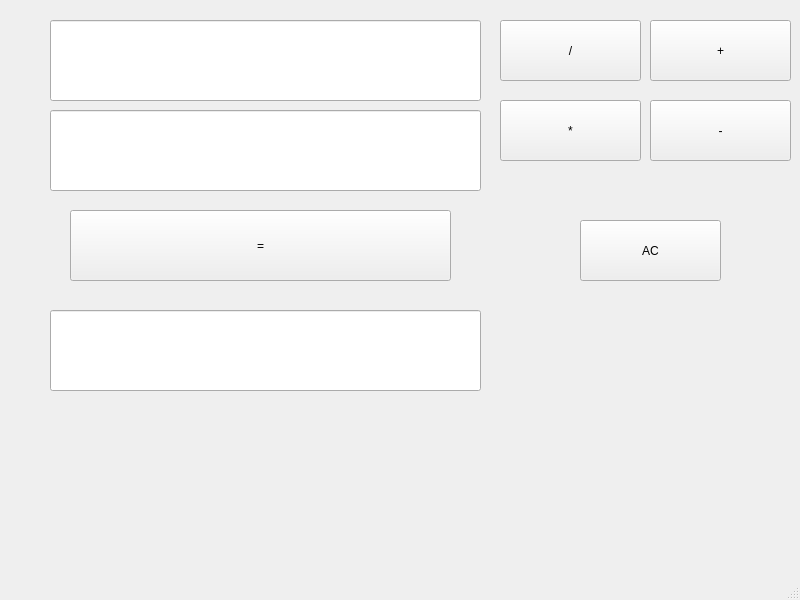
<?xml version="1.0" encoding="UTF-8"?>
<ui version="4.0">
 <class>MainWindow</class>
 <widget class="QMainWindow" name="MainWindow">
  <property name="geometry">
   <rect>
    <x>0</x>
    <y>0</y>
    <width>800</width>
    <height>600</height>
   </rect>
  </property>
  <property name="windowTitle">
   <string>MainWindow</string>
  </property>
  <widget class="QWidget" name="centralwidget">
   <widget class="QLineEdit" name="Display">
    <property name="geometry">
     <rect>
      <x>50</x>
      <y>20</y>
      <width>431</width>
      <height>81</height>
     </rect>
    </property>
    <property name="font">
     <font>
      <pointsize>40</pointsize>
     </font>
    </property>
    <property name="text">
     <string/>
    </property>
   </widget>
   <widget class="QPushButton" name="ButtonAC">
    <property name="geometry">
     <rect>
      <x>580</x>
      <y>220</y>
      <width>141</width>
      <height>61</height>
     </rect>
    </property>
    <property name="text">
     <string>AC</string>
    </property>
   </widget>
   <widget class="QPushButton" name="ButtonDi">
    <property name="geometry">
     <rect>
      <x>500</x>
      <y>20</y>
      <width>141</width>
      <height>61</height>
     </rect>
    </property>
    <property name="text">
     <string>/</string>
    </property>
   </widget>
   <widget class="QPushButton" name="ButtonMu">
    <property name="geometry">
     <rect>
      <x>500</x>
      <y>100</y>
      <width>141</width>
      <height>61</height>
     </rect>
    </property>
    <property name="text">
     <string>*</string>
    </property>
   </widget>
   <widget class="QPushButton" name="ButtonAd">
    <property name="geometry">
     <rect>
      <x>650</x>
      <y>20</y>
      <width>141</width>
      <height>61</height>
     </rect>
    </property>
    <property name="text">
     <string>+</string>
    </property>
   </widget>
   <widget class="QPushButton" name="ButtonSu">
    <property name="geometry">
     <rect>
      <x>650</x>
      <y>100</y>
      <width>141</width>
      <height>61</height>
     </rect>
    </property>
    <property name="text">
     <string>-</string>
    </property>
   </widget>
   <widget class="QPushButton" name="ButtonEq">
    <property name="geometry">
     <rect>
      <x>70</x>
      <y>210</y>
      <width>381</width>
      <height>71</height>
     </rect>
    </property>
    <property name="text">
     <string>=</string>
    </property>
   </widget>
   <widget class="QLineEdit" name="liczba2">
    <property name="geometry">
     <rect>
      <x>50</x>
      <y>110</y>
      <width>431</width>
      <height>81</height>
     </rect>
    </property>
    <property name="font">
     <font>
      <pointsize>40</pointsize>
     </font>
    </property>
    <property name="text">
     <string/>
    </property>
   </widget>
   <widget class="QLineEdit" name="wynik">
    <property name="geometry">
     <rect>
      <x>50</x>
      <y>310</y>
      <width>431</width>
      <height>81</height>
     </rect>
    </property>
    <property name="font">
     <font>
      <pointsize>40</pointsize>
     </font>
    </property>
    <property name="text">
     <string/>
    </property>
   </widget>
  </widget>
  <widget class="QMenuBar" name="menubar">
   <property name="geometry">
    <rect>
     <x>0</x>
     <y>0</y>
     <width>800</width>
     <height>22</height>
    </rect>
   </property>
  </widget>
  <widget class="QStatusBar" name="statusbar"/>
 </widget>
 <resources/>
 <connections/>
</ui>
